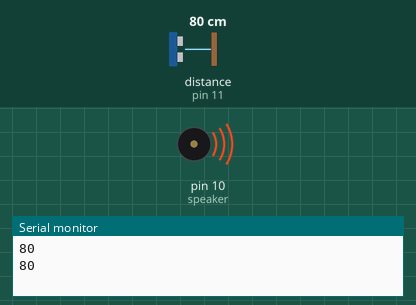
This sketch was run on a simulated Arduino Uno, built with avr-gcc and run on an emulated ATmega328P. Shown: buzzer (waves = sounding), the last lines printed to the serial monitor. Wiring (inferred from the names in the program): ultrasonic range finder: trigger pin 12; echo pin 11. The inputs (shaded band) are chosen by the test bench; at power-on: distance to the obstacle (sensor on pin 11) 80 cm. The echo pulse lasts 58.3 µs per cm.

Above: at 1.8 s.
1.9 s: distance to the obstacle (sensor on pin 11) set to 8 cm
At 2.6 s:
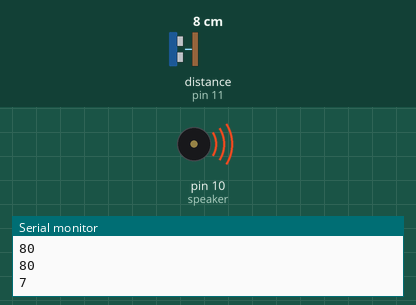
6.0 s: distance to the obstacle (sensor on pin 11) set to 5 cm
At 7.0 s:
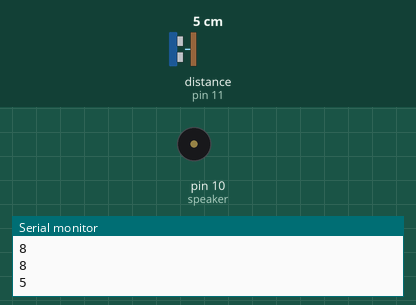
7.5 s: distance to the obstacle (sensor on pin 11) set to 9 cm
At 8.6 s:
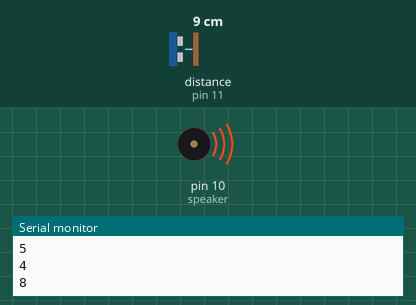
11.6 s: distance to the obstacle (sensor on pin 11) set to 2 cm
At 13.0 s:
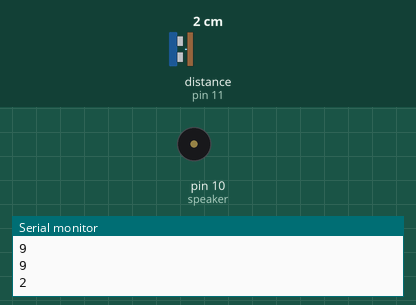
Timing chart, 0 to 14.5 s (numbered marks = the images above; inputs shaded):
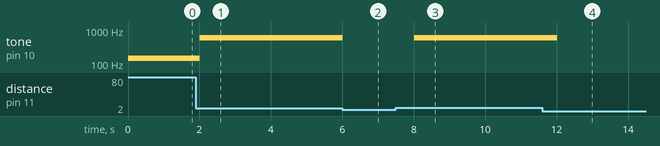

Measured:
- the behaviour switches between 7 and 6 cm on distance to the obstacle (sensor on pin 11) (found by bisection; images 1 and 2)
- after the input at 1.9 s, tone on pin 10 (speaker): 150 Hz → 600 Hz after 0.11 s
- after the input at 6.0 s, tone on pin 10 (speaker): 600 Hz → silent at once
- after the input at 7.5 s, tone on pin 10 (speaker): silent → 600 Hz after 0.52 s
- after the input at 11.6 s, tone on pin 10 (speaker): 600 Hz → silent after 0.42 s

The sketch:

Distance_to_tone.ino
```cpp
const int triggerPin = 12;
const int echoPin = 11;
const int speaker = 10;
int distance;

int USDistCm(int triggerPin, int echoPin)
{
    digitalWrite(triggerPin, LOW);
    delayMicroseconds(2);
    digitalWrite(triggerPin, HIGH);
    delayMicroseconds(10);
    digitalWrite(triggerPin, LOW);

    // Reads the echo pin, and returns the sound wave travel time in microseconds. //
    return (0.01723 * pulseIn(echoPin, HIGH)); // in cm
}

void setup()
{
    Serial.begin(9600);

    pinMode(triggerPin, OUTPUT); // Set the speakerPin as an OUTPUT
    pinMode(echoPin, INPUT);
    pinMode(speaker, OUTPUT);

}

void loop()
{

    distance = USDistCm(triggerPin, echoPin);


    Serial.println(distance);

    if (distance <= 10 && distance > 5)
    {
        tone(speaker, 600, 1000);
    }
    else if (distance <= 20 && distance > 10)
    {
        tone(speaker, 450, 1000);
    }
    else if (distance <= 30 && distance > 20)
    {
        tone(speaker, 400, 1000);
    }
    else if (distance <= 40 && distance > 30)
    {
        tone(speaker, 350, 1000);
    }
    else if (distance <= 50 && distance > 40)
    {
        tone(speaker, 300, 1000);
    }
    else if (distance <= 60 && distance > 50)
    {
        tone(speaker, 250, 1000);
    }
    else if (distance <= 70 && distance > 60)
    {
        tone(speaker, 200, 1000);
    }
    else if (distance <= 80 && distance > 70)
    {
        tone(speaker, 150, 1000);
    }
    else if (distance <= 90 && distance > 80)
    {
        tone(speaker, 50, 1000);
    }
    else
    {
        noTone(speaker);
    }

    delay(1000);
}
```
